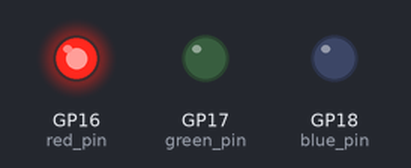
Recording of a program running on a simulated Raspberry Pi Pico running MicroPython. On the bench: output pins drawn as LEDs (lit = HIGH).

Above: at 0.5 s.
At 2.5 s:
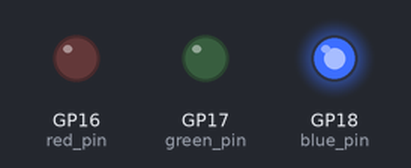
At 3.5 s:
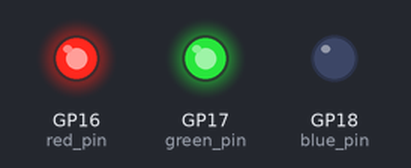
At 4.5 s:
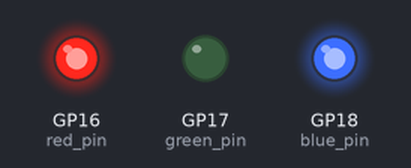
At 6.5 s:
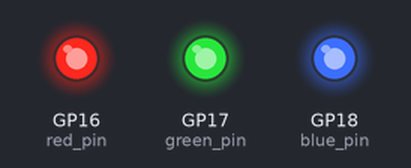
At 8.5 s:
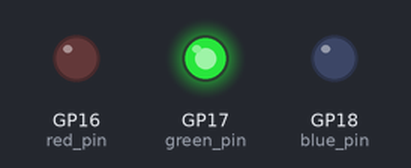
Timing chart, 0 to 9.1 s (numbered marks = the images above):
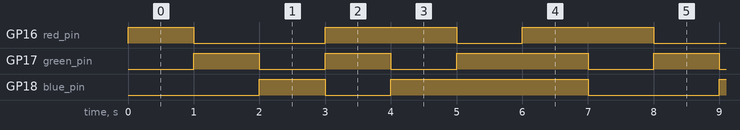

The program:

KY-034_7_color_flash.py
```python
import machine
import time

red_pin = machine.Pin(16, machine.Pin.OUT)
green_pin = machine.Pin(17, machine.Pin.OUT)
blue_pin = machine.Pin(18, machine.Pin.OUT)

def set_color(red, green, blue):
    red_pin.value(red)
    green_pin.value(green)
    blue_pin.value(blue)

while True:
    set_color(1, 0, 0) # Red
    time.sleep(1)
    set_color(0, 1, 0) # Green
    time.sleep(1)
    set_color(0, 0, 1) # Blue
    time.sleep(1)
    set_color(1, 1, 0) # Yellow
    time.sleep(1)
    set_color(1, 0, 1) # Magenta
    time.sleep(1)
    set_color(0, 1, 1) # Cyan
    time.sleep(1)
    set_color(1, 1, 1) # White
    time.sleep(1)
```

Measured:
- by itself, GP16 (red_pin): repeats every 7.0 s: LOW 2.0 s, HIGH 2.0 s, LOW 1.0 s, HIGH 2.0 s
- by itself, GP17 (green_pin): repeats every 7.0 s: LOW 1.0 s, HIGH 1.0 s, LOW 1.0 s, HIGH 2.0 s, LOW 1.0 s, HIGH 1.0 s
- by itself, GP18 (blue_pin): repeats every 7.0 s: LOW 1.0 s, HIGH 3.0 s, LOW 2.0 s, HIGH 1.0 s
